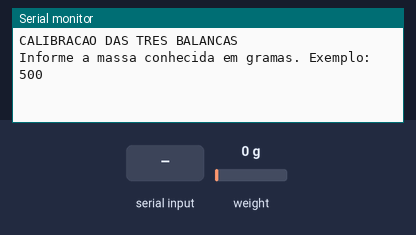
Simulated run of this sketch. Board: Arduino Uno, built with avr-gcc and run on an emulated ATmega328P. Shown: the last lines printed to the serial monitor. The inputs (shaded band) are chosen by the test bench; at power-on: weight on the scale 0 g.

Above: at 0.8 s.
0.9 s: "C\n" received over Serial
At 2.0 s:
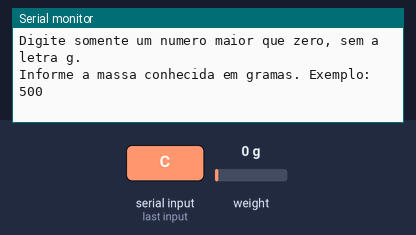
2.4 s: "1\n" received over Serial
At 3.1 s:
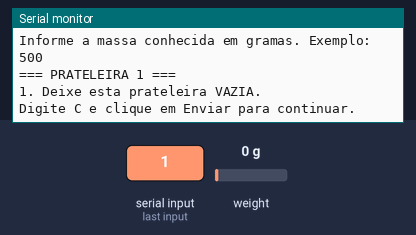
3.9 s: "c\n" received over Serial
At 4.5 s:
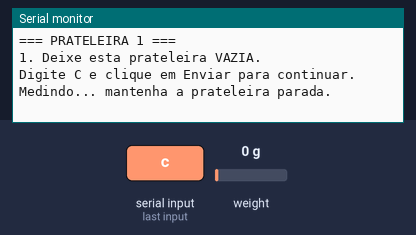
6.9 s: "C\n" received over Serial
At 8.0 s:
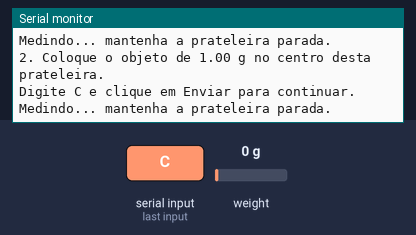

Measured:
- after the input at 0.9 s, the serial monitor: prints a new line at once (image 1)
- after the input at 2.4 s, the serial monitor: prints a new line at once (image 2)
- after the input at 3.9 s, the serial monitor: prints a new line at once (image 3)

The sketch:

calibracao.ino
```cpp
// calibração e calculo de fator

#include "HX711.h"
#include <stdlib.h>
#include <math.h>

const byte TOTAL_BALANCAS = 3;

//                           P1  P2  P3
const byte PINO_DT[]      = {4,  6,  8};
const byte PINO_SCK[]     = {5,  7,  9};

const byte AMOSTRAS = 20;

HX711 balancas[TOTAL_BALANCAS];
float fatores[TOTAL_BALANCAS];
float massaConhecida;

// Aguarda o envio de uma linha pelo Monitor Serial.
// Aceita tanto "Nova linha" quanto "Ambos, NL e CR".
void lerLinha(char* texto, byte capacidade) {
  byte usados = 0;
  bool excedeu = false;

  while (true) {
    if (!Serial.available()) {
      continue;
    }

    char caractere = Serial.read();

    if (caractere == '\r') {
      continue;
    }

    if (caractere == '\n') {
      texto[excedeu ? 0 : usados] = '\0';
      return;
    }

    if (usados < capacidade - 1) {
      texto[usados++] = caractere;
    } else {
      excedeu = true;
    }
  }
}

void aguardarConfirmacao() {
  char resposta[8];

  do {
    Serial.println(F("Digite C e clique em Enviar para continuar."));
    lerLinha(resposta, sizeof(resposta));
  } while (!((resposta[0] == 'C' || resposta[0] == 'c') &&
             resposta[1] == '\0'));
}

float pedirMassa() {
  char texto[24];

  while (true) {
    Serial.println(F("Informe a massa conhecida em gramas. Exemplo: 500"));
    lerLinha(texto, sizeof(texto));

    // Permite digitar, por exemplo, 250,5 ou 250.5.
    for (byte i = 0; texto[i] != '\0'; i++) {
      if (texto[i] == ',') {
        texto[i] = '.';
      }
    }

    char* fim;
    float massa = strtod(texto, &fim);

    if (fim != texto && *fim == '\0' && isfinite(massa) && massa > 0) {
      return massa;
    }

    Serial.println(F("Digite somente um numero maior que zero, sem a letra g."));
  }
}

// Lê diretamente o HX711. O fator anterior não entra no cálculo.
// Cada amostra tem seu próprio tempo limite.
bool lerMediaBruta(byte indice, long& media) {
  long soma = 0;

  for (byte n = 0; n < AMOSTRAS; n++) {
    if (!balancas[indice].wait_ready_timeout(1000)) {
      return false;
    }
    soma += balancas[indice].read();
  }

  media = soma / AMOSTRAS;
  return true;
}

long medirComConfirmacao(byte indice) {
  long media;

  while (true) {
    aguardarConfirmacao();
    Serial.println(F("Medindo... mantenha a prateleira parada."));

    if (lerMediaBruta(indice, media)) {
      return media;
    }

    Serial.println(F("HX711 sem resposta. Confira as ligacoes desta balanca."));
  }
}

void calibrarBalanca(byte indice) {
  Serial.println();
  Serial.print(F("=== PRATELEIRA "));
  Serial.print(indice + 1);
  Serial.println(F(" ==="));

  Serial.println(F("1. Deixe esta prateleira VAZIA."));
  long leituraVazia = medirComConfirmacao(indice);

  Serial.print(F("2. Coloque o objeto de "));
  Serial.print(massaConhecida, 2);
  Serial.println(F(" g no centro desta prateleira."));

  while (true) {
    long leituraComPeso = medirComConfirmacao(indice);
    long diferenca = leituraComPeso - leituraVazia;

    if (diferenca != 0) {
      // Preserva o sinal: algumas montagens precisam de fator negativo.
      fatores[indice] = diferenca / massaConhecida;
      break;
    }

    Serial.println(F("A leitura nao mudou. Confira o objeto e a celula de carga."));
  }

  Serial.print(F("Fator da prateleira "));
  Serial.print(indice + 1);
  Serial.print(F(" = "));
  Serial.println(fatores[indice], 4);
  Serial.println(F("Retire o objeto desta prateleira."));
}

void setup() {
  Serial.begin(9600);

  for (byte i = 0; i < TOTAL_BALANCAS; i++) {
    balancas[i].begin(PINO_DT[i], PINO_SCK[i]);
  }

  Serial.println(F("\nCALIBRACAO DAS TRES BALANCAS"));
  massaConhecida = pedirMassa();

  for (byte i = 0; i < TOTAL_BALANCAS; i++) {
    calibrarBalanca(i);
  }

  Serial.println(F("\nCopie esta linha para o seu codigo principal:"));
  Serial.print(F("const float FATOR_CALIBRACAO[] = {"));

  for (byte i = 0; i < TOTAL_BALANCAS; i++) {
    if (i > 0) {
      Serial.print(F(", "));
    }
    Serial.print(fatores[i], 4);
  }

  Serial.println(F("};"));
  Serial.println(F("Para repetir a calibracao, pressione RESET no Arduino."));
}

void loop() {
  // A calibração é executada uma vez, no setup().
}
```
